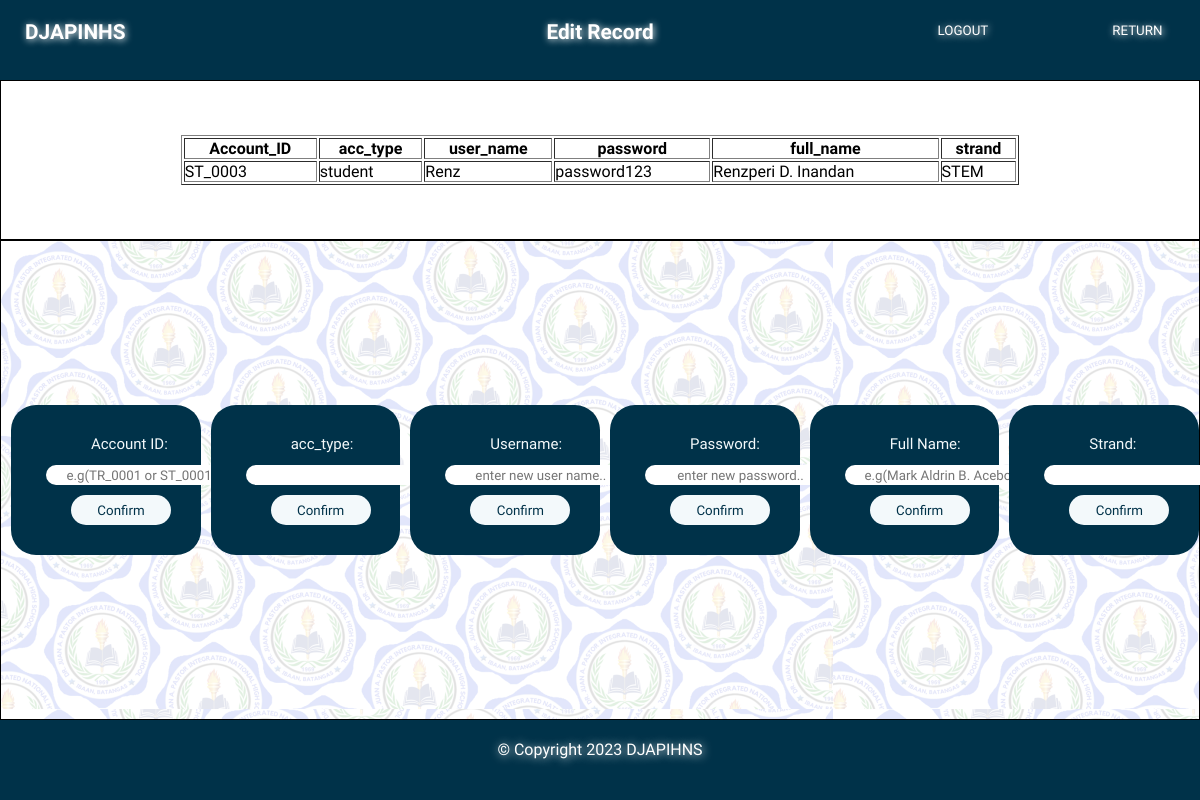
Page /EditAccountRecords.php?id=ST_0003 on the committed database.
### tables this page shows
CREATE TABLE `user_accounts` (
  `Account_ID` varchar(7) NOT NULL,
  `acc_type` varchar(7) NOT NULL DEFAULT 'student',
  `user_name` varchar(50) NOT NULL,
  `password` varchar(50) NOT NULL,
  `full_name` varchar(100) NOT NULL,
  `strand` varchar(10) NOT NULL DEFAULT 'FACULTY'
);

### EditAccountRecords.php (the view, shortened to what this page needs)
<?php
    include("scripts/functions.php");
    $ID = $_GET["id"];
?>
<!DOCTYPE html>
<html lang="en">
<head>
    <link rel="stylesheet" href="css/Editaccount.css">
    <link rel="stylesheet" href="css/index.css">
</head>
<body>
    <header>
        <nav class="NavBar">
            <h2>Edit Record</h2>
         <h2 class="djaphins">DJAPINHS</h2>
            <ul>
                <li>
                    <form action="EditAccountRecords.php?id=<?php echo $ID;?>" method="post">
                        <button type="submit" name="logout" class="log">LOGOUT</button>
                        <button type="submit" name="adminmenu" class="menu">RETURN</button>
                    </form>
                <li>
            </ul>
        </nav>
    </header>
    <main class="RecordEditFormContainer">
        <?php
                $getDataSQL = mysqli_query($connection, "SELECT * FROM user_accounts WHERE Account_ID = '$ID'");
                $data = mysqli_fetch_row($getDataSQL);
        ?>
            <form action="EditAccountRecords.php?id=<?php echo $ID;?>" method="post" autocomplete="off">
                <label class="parameter">Account ID:</label>
                <input type="text" name="newData" placeholder="e.g(TR_0001 or ST_0001)" class="inputval">
                <button type="submit" name="changeID" value="Account_ID" class="cn">Confirm</button> <br>
            </form>
            <form action="EditAccountRecords.php?id=<?php echo $ID;?>" method="post">
                <label class="parameter">acc_type:</label>
                <input list="accountType" name="newData" class="inputval" autocomplete="off">
                <button type="submit" name="confirm" value="acc_type" class="cn">Confirm</button> <br>
            </form>
            <form action="EditAccountRecords.php?id=<?php echo $ID;?>" method="post" autocomplete="username">
                <label class="parameter">Username:</label>
                <input type="text" name="newData" placeholder="enter new user name.." class="inputval">
                <button type="submit" name="confirm" value="user_name" class="cn">Confirm</button> <br>
            </form>
            <form action="EditAccountRecords.php?id=<?php echo $ID;?>" method="post" autocomplete="new-password">
                <label class="parameter">Password:</label>
                <input type="text" name="newData" placeholder="enter new password.." class="inputval">
                <button type="submit" name="confirm" value="password" class="cn">Confirm</button> <br>
            </form>
            <form action="EditAccountRecords.php?id=<?php echo $ID;?>" method="post" autocomplete="off">
                <label class="parameter">Full Name:</label>
                <input type="text" name="newData" placeholder="e.g(Mark Aldrin B. Acebo)" class="inputval">
                <button type="submit" name="confirm" value="full_name" class="cn">Confirm</button> <br>
            </form>
            <form action="EditAccountRecords.php?id=<?php echo $ID;?>" method="post" autocomplete="off">
                <label class="parameter">Strand:</label>
                <input list="STRAND" name="newData" class="inputval">
                <button type="submit" name="confirm" value="strand" class="cn">Confirm</button> <br>
            </form>
    </main>
    <section class="individualGradesCont">
        <table border="1px">
            <tr>
                <?php
                    $getHeadersSQL = mysqli_query($connection, "SHOW COLUMNS FROM user_accounts");
                    while($header = mysqli_fetch_row($getHeadersSQL)){
                ?>
                    <th><?php echo $header[0];?></th>
                <?php
                    }
                ?>
            </tr>
            <tr>
                <?php
                    for($i = 0; $i <= (mysqli_num_fields($getDataSQL)-1); $i++){
                ?>
                    <td><?php echo $data[$i];?></td>
                <?php
                    }
                ?>
            </tr>
        </table>
    </section>
    <footer>
    <p>© Copyright 2023 DJAPIHNS</p>
    </footer>
</body>
</html>

### css/Editaccount.css (style rules this page uses)
* { margin: 0; padding: 0; box-sizing: border-box; text-decoration: none; font-family: 'Gabarito', sans-serif; }
@media screen and (min-width:1024px) { body { min-height: 100vh; max-width: 100vw; } }
@media screen and (min-width:1024px) { .NavBar .log { position: relative; left: 30px; bottom: 20px; transition: .4s; border: none; background: none; color: #ffffff; text-shadow: 1px 1px 7px #ffffff; } }
@media screen and (min-width:1024px) { .NavBar .menu { position: relative; bottom: 20px; left: 150px; transition: .4s; border: none; background: none; color: #ffffff; text-shadow: 1px 1px 7px #ffffff; } }
@media screen and (min-width:1024px) { .RecordEditFormContainer { background: url(../assets/images/logoorigtintwhite.png); display: flex; position: fixed; top: 30vh; height: 60vh; width: 100vw; z-index: 0; justify-content: center; align-items: center; overflow-x: scroll; border: 1px solid black; } }
@media screen and (min-width:1024px) { .RecordEditFormContainer form { position: relative; height: 150px; width: 20%; margin-left: 10px; border-radius: 25px; background-color: #003249; } }
@media screen and (min-width:1024px) { .RecordEditFormContainer .parameter { position: fixed; margin-left: 80px; margin-top: 30px; font-size: 15px; color: #F3F9FB; } }
@media screen and (min-width:1024px) { .RecordEditFormContainer .inputval { position: fixed; margin-left: 35px; margin-top: 60px; border-radius: 25px; height: 20px; border: none; } }
@media screen and (min-width:1024px) { .RecordEditFormContainer .inputval::placeholder { text-align: center; } }
@media screen and (min-width:1024px) { .RecordEditFormContainer input { text-align: center; } }
@media screen and (min-width:1024px) { .RecordEditFormContainer .cn { position: fixed; margin-left: 60px; margin-top: 90px; border-radius: 20px; height: 30px; width: 100px; border: none; background-color:#F3F9FB; color: #003249; } }
@media screen and (min-width:1024px) { .individualGradesCont { display: flex; justify-content: center; align-items: center; height: 20vh; width: 100vw; position: fixed; top: 10vh; z-index: 0; overflow-x: scroll; border: 1px solid black; } }
@media screen and (min-width:1024px) { .individualGradesCont table { width: 70%; } }

### css/index.css (style rules this page uses)
* { margin: 0; padding: 0; box-sizing: border-box; text-decoration: none; font-family: 'Gabarito', sans-serif; }
body { min-height: 100vh; max-width: 100vw; }
.NavBar { position: fixed; top: 0; left: 0; height: 10vh; width: 100%; object-fit: cover; background-color: #003249; }
.NavBar h2 { font-size: 130%; margin-top: 20px; text-align: center; color: #ffffff; text-shadow: 1px 1px 7px #ffffff; }
header .NavBar ul { position: absolute; right: 0%; top: 0; margin-right: 25px; margin-top: 25px; }
.NavBar ul li { display: inline-block; text-align: center; width: 140px; height: 30px; margin-left: 5px; }
.NavBar .djaphins { position: absolute; left: 0; top: 0; margin-left: 25px; margin-bottom: 10px; }
footer { position: fixed; bottom: 0; left: 0; height: 10vh; width: 100vw; text-align: center; background-color: #003249; }
footer p { margin-top: 20px; color: #ffffff; text-shadow: 1px 1px 10px #ffffff; }

### rows in the picture
user_accounts: Account_ID "ST_0003", acc_type "student", user_name "Renz", password "password123", full_name "Renzperi D. Inandan", strand "STEM"

### other values in the picture
$header[0] "Account_ID"
$header[0] "acc_type"
$header[0] "user_name"
$header[0] "password"
$header[0] "full_name"
$header[0] "strand"
